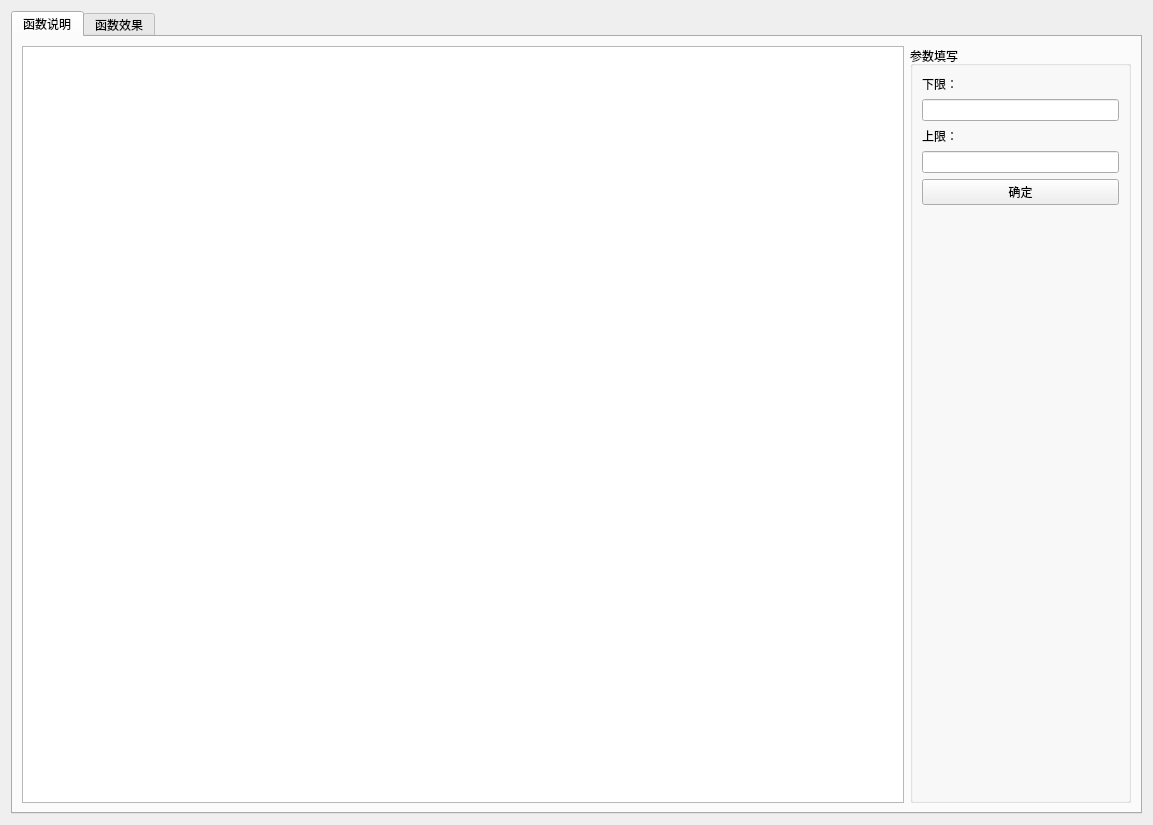
<?xml version="1.0" encoding="UTF-8"?>
<ui version="4.0">
 <class>Form</class>
 <widget class="QWidget" name="Form">
  <property name="geometry">
   <rect>
    <x>0</x>
    <y>0</y>
    <width>1153</width>
    <height>825</height>
   </rect>
  </property>
  <property name="windowTitle">
   <string>Form</string>
  </property>
  <layout class="QHBoxLayout" name="horizontalLayout">
   <item>
    <widget class="QTabWidget" name="tabWidget">
     <property name="currentIndex">
      <number>0</number>
     </property>
     <widget class="QWidget" name="function_explain">
      <attribute name="title">
       <string>函数说明</string>
      </attribute>
      <layout class="QHBoxLayout" name="horizontalLayout_2" stretch="4,1">
       <item>
        <widget class="QTextBrowser" name="textBrowser"/>
       </item>
       <item>
        <widget class="QGroupBox" name="groupBox">
         <property name="title">
          <string>参数填写</string>
         </property>
         <layout class="QVBoxLayout" name="verticalLayout">
          <item>
           <widget class="QLabel" name="label">
            <property name="text">
             <string>下限：</string>
            </property>
           </widget>
          </item>
          <item>
           <widget class="QLineEdit" name="le_lowerb"/>
          </item>
          <item>
           <widget class="QLabel" name="label_2">
            <property name="text">
             <string>上限：</string>
            </property>
           </widget>
          </item>
          <item>
           <widget class="QLineEdit" name="le_upperb"/>
          </item>
          <item>
           <widget class="QPushButton" name="btn_arg_ok">
            <property name="text">
             <string>确定</string>
            </property>
           </widget>
          </item>
          <item>
           <spacer name="verticalSpacer">
            <property name="orientation">
             <enum>Qt::Vertical</enum>
            </property>
            <property name="sizeHint" stdset="0">
             <size>
              <width>20</width>
              <height>40</height>
             </size>
            </property>
           </spacer>
          </item>
         </layout>
        </widget>
       </item>
      </layout>
     </widget>
     <widget class="QWidget" name="show_result">
      <attribute name="title">
       <string>函数效果</string>
      </attribute>
     </widget>
    </widget>
   </item>
  </layout>
 </widget>
 <resources/>
 <connections/>
</ui>
